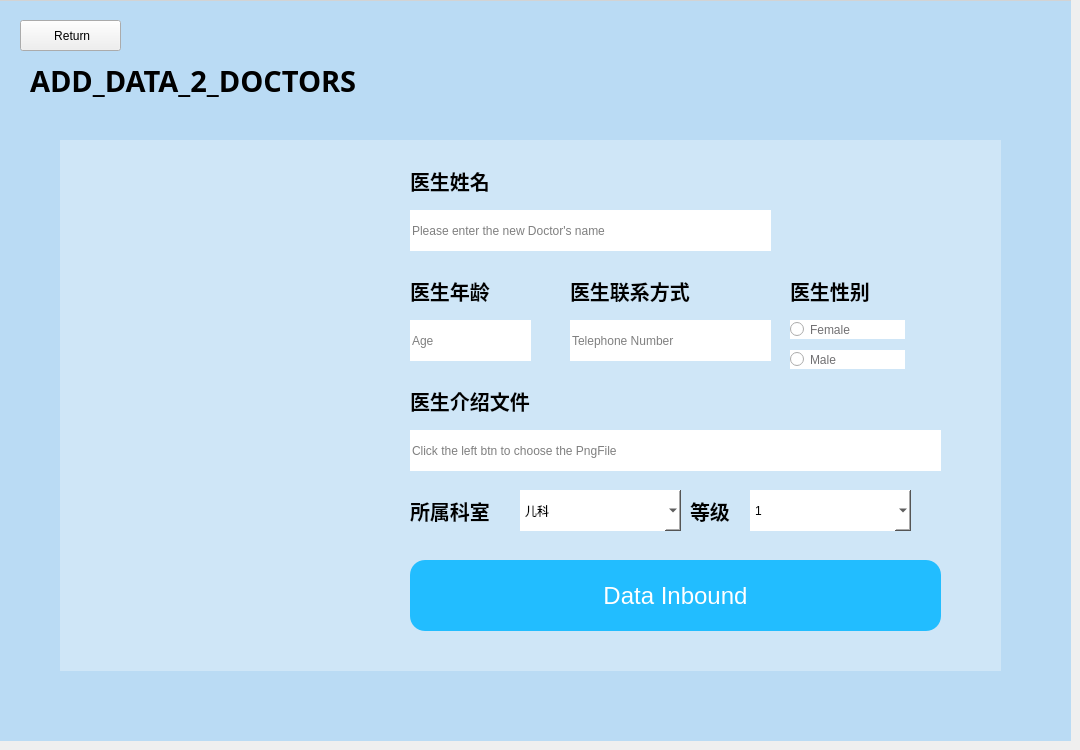
    <widget class="QWidget" name="page_5">
     <widget class="QFrame" name="frame_12">
      <property name="geometry">
       <rect>
        <x>0</x>
        <y>0</y>
        <width>1071</width>
        <height>741</height>
       </rect>
      </property>
      <property name="styleSheet">
       <string notr="true">#frame_12{

	
	background-color: rgba(60, 170, 255,0.3);
border-top:1px solid  ;
	border-top-color: rgb(211, 211, 211);

}</string>
      </property>
      <property name="frameShape">
       <enum>QFrame::StyledPanel</enum>
      </property>
      <property name="frameShadow">
       <enum>QFrame::Raised</enum>
      </property>
      <widget class="QLabel" name="label_14">
       <property name="geometry">
        <rect>
         <x>30</x>
         <y>50</y>
         <width>941</width>
         <height>61</height>
        </rect>
       </property>
       <property name="font">
        <font>
         <family>Arial Black</family>
         <pointsize>22</pointsize>
         <weight>75</weight>
         <bold>true</bold>
        </font>
       </property>
       <property name="text">
        <string>ADD_DATA_2_DOCTORS</string>
       </property>
      </widget>
      <widget class="QToolButton" name="toolButton_26">
       <property name="geometry">
        <rect>
         <x>20</x>
         <y>20</y>
         <width>101</width>
         <height>31</height>
        </rect>
       </property>
       <property name="styleSheet">
        <string notr="true">color:black;
font: 63 9pt &quot;Bahnschrift SemiBold&quot;;
font-size:15;
</string>
       </property>
       <property name="text">
        <string> Return</string>
       </property>
       <property name="icon">
        <iconset resource="UIresource/login.qrc">
         <normaloff>:/function/return.png</normaloff>:/function/return.png</iconset>
       </property>
       <property name="iconSize">
        <size>
         <width>50</width>
         <height>50</height>
        </size>
       </property>
       <property name="toolButtonStyle">
        <enum>Qt::ToolButtonTextBesideIcon</enum>
       </property>
      </widget>
      <widget class="QFrame" name="frame_15">
       <property name="geometry">
        <rect>
         <x>60</x>
         <y>140</y>
         <width>941</width>
         <height>531</height>
        </rect>
       </property>
       <property name="styleSheet">
        <string notr="true">background-color: rgba(255, 255, 255,0.3);
border:none;
</string>
       </property>
       <property name="frameShape">
        <enum>QFrame::StyledPanel</enum>
       </property>
       <property name="frameShadow">
        <enum>QFrame::Raised</enum>
       </property>
       <widget class="QLineEdit" name="lineEdit_15">
        <property name="geometry">
         <rect>
          <x>350</x>
          <y>70</y>
          <width>361</width>
          <height>41</height>
         </rect>
        </property>
        <property name="styleSheet">
         <string notr="true">background-color:white;
border:none;
font: 12pt &quot;楷体&quot;;</string>
        </property>
        <property name="text">
         <string/>
        </property>
        <property name="echoMode">
         <enum>QLineEdit::Normal</enum>
        </property>
        <property name="placeholderText">
         <string>Please enter the new Doctor's name</string>
        </property>
       </widget>
       <widget class="QLabel" name="label_19">
        <property name="geometry">
         <rect>
          <x>350</x>
          <y>20</y>
          <width>111</width>
          <height>41</height>
         </rect>
        </property>
        <property name="font">
         <font>
          <family>Arial Black</family>
          <pointsize>15</pointsize>
          <weight>75</weight>
          <bold>true</bold>
         </font>
        </property>
        <property name="styleSheet">
         <string notr="true">background:transparent;</string>
        </property>
        <property name="text">
         <string>医生姓名</string>
        </property>
       </widget>
       <widget class="QLineEdit" name="lineEdit_16">
        <property name="geometry">
         <rect>
          <x>350</x>
          <y>180</y>
          <width>121</width>
          <height>41</height>
         </rect>
        </property>
        <property name="styleSheet">
         <string notr="true">background-color: white;
border:none;
font: 12pt &quot;楷体&quot;;</string>
        </property>
        <property name="text">
         <string/>
        </property>
        <property name="echoMode">
         <enum>QLineEdit::Normal</enum>
        </property>
        <property name="placeholderText">
         <string>Age</string>
        </property>
       </widget>
       <widget class="QLabel" name="label_20">
        <property name="geometry">
         <rect>
          <x>350</x>
          <y>130</y>
          <width>111</width>
          <height>41</height>
         </rect>
        </property>
        <property name="font">
         <font>
          <family>Arial Black</family>
          <pointsize>15</pointsize>
          <weight>75</weight>
          <bold>true</bold>
         </font>
        </property>
        <property name="styleSheet">
         <string notr="true">background:transparent;</string>
        </property>
        <property name="text">
         <string>医生年龄</string>
        </property>
       </widget>
       <widget class="QLabel" name="label_21">
        <property name="geometry">
         <rect>
          <x>350</x>
          <y>240</y>
          <width>171</width>
          <height>41</height>
         </rect>
        </property>
        <property name="font">
         <font>
          <family>Arial Black</family>
          <pointsize>15</pointsize>
          <weight>75</weight>
          <bold>true</bold>
         </font>
        </property>
        <property name="styleSheet">
         <string notr="true">background:transparent;</string>
        </property>
        <property name="text">
         <string>医生介绍文件</string>
        </property>
       </widget>
       <widget class="QLineEdit" name="lineEdit_17">
        <property name="geometry">
         <rect>
          <x>350</x>
          <y>290</y>
          <width>531</width>
          <height>41</height>
         </rect>
        </property>
        <property name="styleSheet">
         <string notr="true">background-color: white;
border:none;
font: 12pt &quot;楷体&quot;;</string>
        </property>
        <property name="text">
         <string/>
        </property>
        <property name="echoMode">
         <enum>QLineEdit::Normal</enum>
        </property>
        <property name="readOnly">
         <bool>true</bool>
        </property>
        <property name="placeholderText">
         <string>Click the left btn to choose the PngFile</string>
        </property>
       </widget>
       <widget class="QPushButton" name="pushButton_6">
        <property name="geometry">
         <rect>
          <x>350</x>
          <y>420</y>
          <width>531</width>
          <height>71</height>
         </rect>
        </property>
        <property name="styleSheet">
         <string notr="true">QPushButton{
	color:white;
	border-radius:15px;
font-family:Microsoft Sans Serif;
	font-size:24px;
border:none;
	background-color: rgb(34, 189, 255);
}
QPushButton:hover{
	color:white;
	border-radius:15px;
	
	background-color: rgb(24, 155, 255);
}
</string>
        </property>
        <property name="text">
         <string>Data Inbound</string>
        </property>
       </widget>
       <widget class="QToolButton" name="toolButton_25">
        <property name="geometry">
         <rect>
          <x>60</x>
          <y>110</y>
          <width>231</width>
          <height>251</height>
         </rect>
        </property>
        <property name="styleSheet">
         <string notr="true">background:transparent;
font:30pt &quot;楷体&quot;;</string>
        </property>
        <property name="text">
         <string/>
        </property>
        <property name="icon">
         <iconset resource="UIresource/login.qrc">
          <normaloff>:/function/医生.png</normaloff>:/function/医生.png</iconset>
        </property>
        <property name="iconSize">
         <size>
          <width>400</width>
          <height>400</height>
         </size>
        </property>
        <property name="toolButtonStyle">
         <enum>Qt::ToolButtonTextUnderIcon</enum>
        </property>
       </widget>
       <widget class="QComboBox" name="comboBox_4">
        <property name="geometry">
         <rect>
          <x>460</x>
          <y>350</y>
          <width>161</width>
          <height>41</height>
         </rect>
        </property>
        <property name="focusPolicy">
         <enum>Qt::NoFocus</enum>
        </property>
        <property name="accessibleName">
         <string/>
        </property>
        <property name="styleSheet">
         <string notr="true">background-color: white;
border:none;
font: 12pt &quot;楷体&quot;;</string>
        </property>
        <property name="frame">
         <bool>true</bool>
        </property>
        <item>
         <property name="text">
          <string>儿科</string>
         </property>
        </item>
        <item>
         <property name="text">
          <string>耳鼻喉头颈外科</string>
         </property>
        </item>
       </widget>
       <widget class="QLabel" name="label_22">
        <property name="geometry">
         <rect>
          <x>510</x>
          <y>130</y>
          <width>161</width>
          <height>41</height>
         </rect>
        </property>
        <property name="font">
         <font>
          <family>Arial Black</family>
          <pointsize>15</pointsize>
          <weight>75</weight>
          <bold>true</bold>
         </font>
        </property>
        <property name="styleSheet">
         <string notr="true">background:transparent;</string>
        </property>
        <property name="text">
         <string>医生联系方式</string>
        </property>
       </widget>
       <widget class="QLineEdit" name="lineEdit_18">
        <property name="geometry">
         <rect>
          <x>510</x>
          <y>180</y>
          <width>201</width>
          <height>41</height>
         </rect>
        </property>
        <property name="styleSheet">
         <string notr="true">background-color: white;
border:none;
font: 12pt &quot;楷体&quot;;</string>
        </property>
        <property name="text">
         <string/>
        </property>
        <property name="echoMode">
         <enum>QLineEdit::Normal</enum>
        </property>
        <property name="placeholderText">
         <string>Telephone Number</string>
        </property>
       </widget>
       <widget class="QLabel" name="label_23">
        <property name="geometry">
         <rect>
          <x>730</x>
          <y>130</y>
          <width>161</width>
          <height>41</height>
         </rect>
        </property>
        <property name="font">
         <font>
          <family>Arial Black</family>
          <pointsize>15</pointsize>
          <weight>75</weight>
          <bold>true</bold>
         </font>
        </property>
        <property name="styleSheet">
         <string notr="true">background:transparent;</string>
        </property>
        <property name="text">
         <string>医生性别</string>
        </property>
       </widget>
       <widget class="QRadioButton" name="radioButton_3">
        <property name="geometry">
         <rect>
          <x>730</x>
          <y>180</y>
          <width>115</width>
          <height>19</height>
         </rect>
        </property>
        <property name="focusPolicy">
         <enum>Qt::NoFocus</enum>
        </property>
        <property name="styleSheet">
         <string notr="true">color:#717072;
background:white;</string>
        </property>
        <property name="text">
         <string>Female</string>
        </property>
       </widget>
       <widget class="QRadioButton" name="radioButton_4">
        <property name="geometry">
         <rect>
          <x>730</x>
          <y>210</y>
          <width>115</width>
          <height>19</height>
         </rect>
        </property>
        <property name="focusPolicy">
         <enum>Qt::NoFocus</enum>
        </property>
        <property name="styleSheet">
         <string notr="true">color:#717072;
background:white;</string>
        </property>
        <property name="text">
         <string>Male</string>
        </property>
       </widget>
       <widget class="QLabel" name="label_24">
        <property name="geometry">
         <rect>
          <x>350</x>
          <y>350</y>
          <width>171</width>
          <height>41</height>
         </rect>
        </property>
        <property name="font">
         <font>
          <family>Arial Black</family>
          <pointsize>15</pointsize>
          <weight>75</weight>
          <bold>true</bold>
         </font>
        </property>
        <property name="styleSheet">
         <string notr="true">background:transparent;</string>
        </property>
        <property name="text">
         <string>所属科室</string>
        </property>
       </widget>
       <widget class="QLabel" name="label_25">
        <property name="geometry">
         <rect>
          <x>630</x>
          <y>350</y>
          <width>61</width>
          <height>41</height>
         </rect>
        </property>
        <property name="font">
         <font>
          <family>Arial Black</family>
          <pointsize>15</pointsize>
          <weight>75</weight>
          <bold>true</bold>
         </font>
        </property>
        <property name="styleSheet">
         <string notr="true">background:transparent;</string>
        </property>
        <property name="text">
         <string>等级</string>
        </property>
       </widget>
       <widget class="QComboBox" name="comboBox_6">
        <property name="geometry">
         <rect>
          <x>690</x>
          <y>350</y>
          <width>161</width>
          <height>41</height>
         </rect>
        </property>
        <property name="focusPolicy">
         <enum>Qt::NoFocus</enum>
        </property>
        <property name="accessibleName">
         <string/>
        </property>
        <property name="styleSheet">
         <string notr="true">background-color: white;
border:none;
font: 12pt &quot;楷体&quot;;</string>
        </property>
        <property name="frame">
         <bool>true</bool>
        </property>
        <item>
         <property name="text">
          <string>1</string>
         </property>
        </item>
        <item>
         <property name="text">
          <string>2</string>
         </property>
        </item>
        <item>
         <property name="text">
          <string>3</string>
         </property>
        </item>
       </widget>
      </widget>
     </widget>
    </widget>
